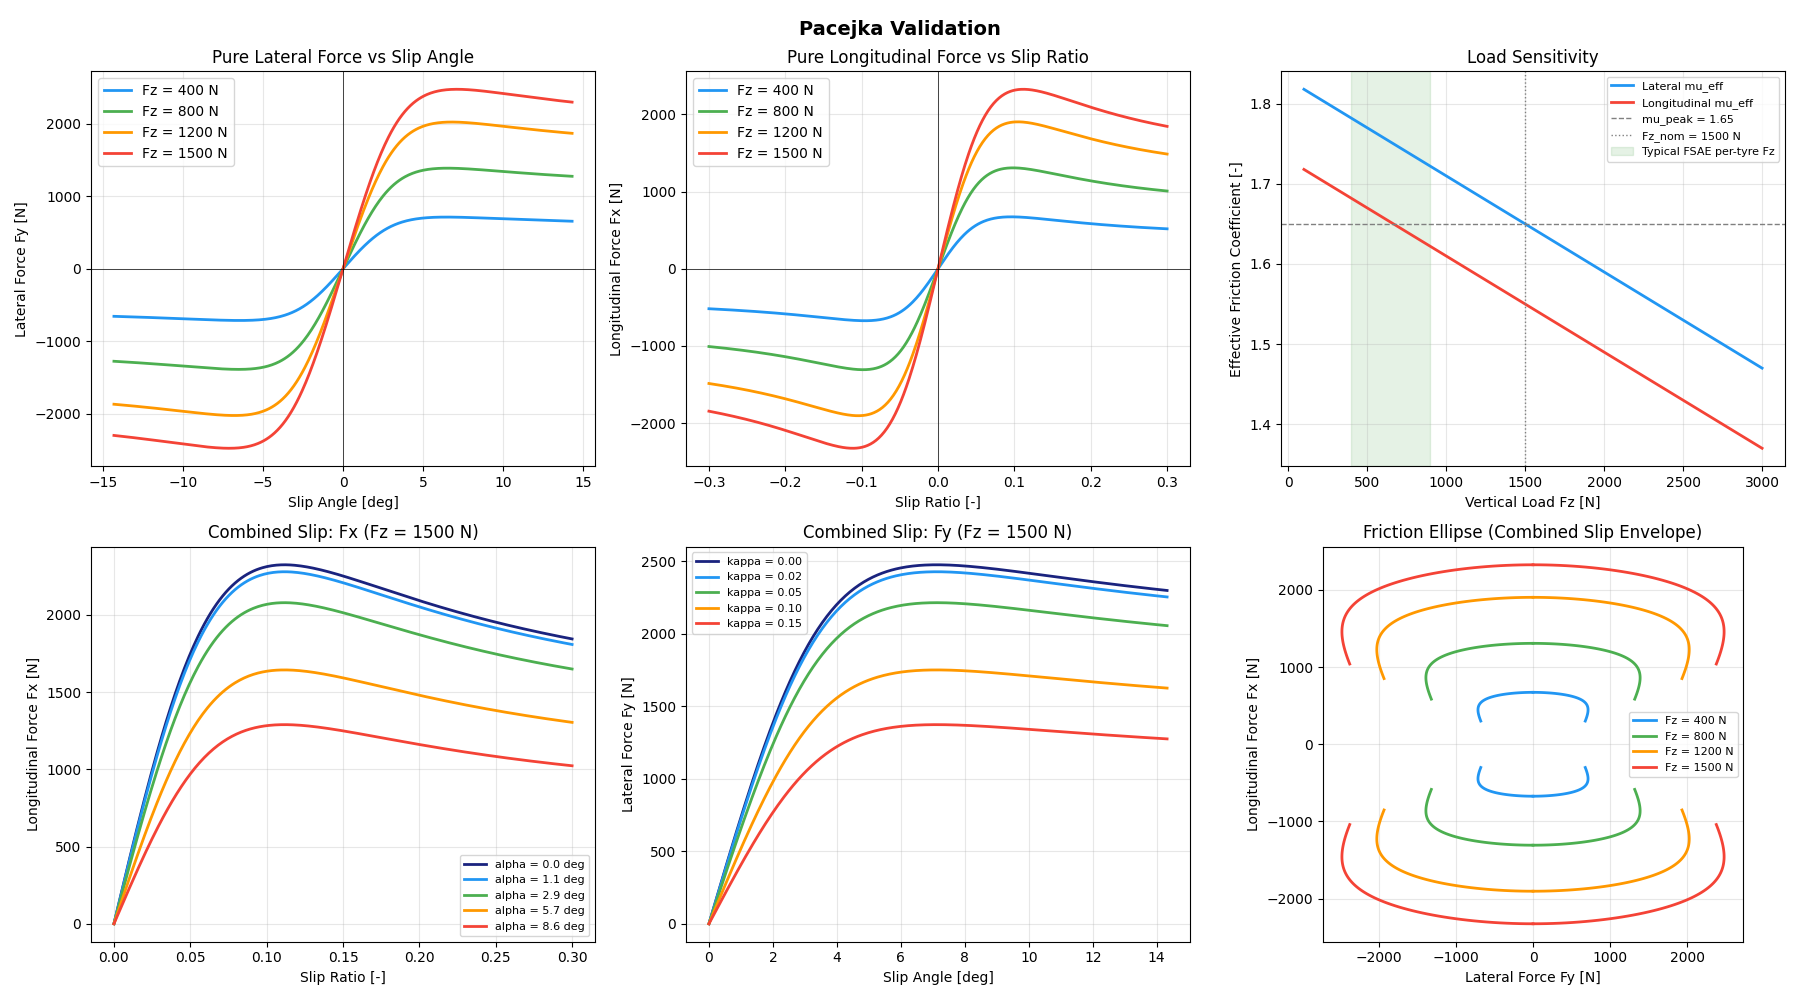

Reproduce this figure in Python.
"""
Pacejka Magic Formula verification plots.

Generates 6 plots to visually verify the tyre model:
1. Pure lateral force (Fy) vs slip angle at multiple loads
2. Pure longitudinal force (Fx) vs slip ratio at multiple loads
3. Load sensitivity — effective mu vs vertical load
4. Combined slip — Fx reduction with increasing slip angle
5. Combined slip — Fy reduction with increasing slip ratio
6. Friction ellipse — combined slip force envelope

Usage:
    python scripts/pacejka_verification.py
"""

import numpy as np
import matplotlib.pyplot as plt
import yaml
import os
import sys

# Add project root to path
sys.path.insert(0, os.path.dirname(os.path.dirname(os.path.abspath(__file__))))

from models.vehicle import PacejkaCoefficients, PacejkaParams
from physics.tyre import pacejka_Fy0, pacejka_Fx0, pacejka_combined_Fx, pacejka_combined_Fy


def load_tyre_preset(preset_id: str = "hoosier_r25b_18x6") -> tuple:
    """Load a tyre preset from the database.

    Returns:
        (PacejkaParams, preset_dict)
    """
    tyres_path = os.path.join(
        os.path.dirname(os.path.dirname(os.path.abspath(__file__))),
        "config", "tyres.yaml",
    )
    with open(tyres_path, "r") as f:
        db = yaml.safe_load(f)

    t = db["tyres"][preset_id]
    lat = PacejkaCoefficients(**t["lateral"])
    lon = PacejkaCoefficients(**t["longitudinal"])
    pac = PacejkaParams(
        lateral=lat, longitudinal=lon,
        **t["combined"],
        mu_peak=t["mu_peak"],
        Fz_nominal=t["Fz_nominal"],
        C_alpha_f=t["C_alpha_f"],
        C_alpha_r=t["C_alpha_r"],
    )
    return pac, t


def plot_verification(preset_id: str = "hoosier_r25b_18x6",
                      save_path: str = None):
    """Generate the 6-panel Pacejka verification figure."""
    pac, t = load_tyre_preset(preset_id)
    lat = pac.lateral
    lon = pac.longitudinal

    loads = [400, 800, 1200, 1500]
    colours = ["#2196F3", "#4CAF50", "#FF9800", "#F44336"]

    fig, axes = plt.subplots(2, 3, figsize=(18, 10))
    fig.suptitle(
        "Pacejka Validation", fontsize=14, fontweight="bold"
    )

    # ---- Plot 1: Fy vs alpha ----
    ax = axes[0, 0]
    alpha = np.linspace(-0.25, 0.25, 500)
    for Fz, c in zip(loads, colours):
        Fy = [pacejka_Fy0(a, Fz, lat) for a in alpha]
        ax.plot(np.degrees(alpha), Fy, color=c, linewidth=2, label=f"Fz = {Fz} N")
    ax.set_xlabel("Slip Angle [deg]")
    ax.set_ylabel("Lateral Force Fy [N]")
    ax.set_title("Pure Lateral Force vs Slip Angle")
    ax.legend()
    ax.grid(True, alpha=0.3)
    ax.axhline(y=0, color="k", linewidth=0.5)
    ax.axvline(x=0, color="k", linewidth=0.5)

    # ---- Plot 2: Fx vs kappa ----
    ax = axes[0, 1]
    kappa = np.linspace(-0.3, 0.3, 500)
    for Fz, c in zip(loads, colours):
        Fx = [pacejka_Fx0(k, Fz, lon) for k in kappa]
        ax.plot(kappa, Fx, color=c, linewidth=2, label=f"Fz = {Fz} N")
    ax.set_xlabel("Slip Ratio [-]")
    ax.set_ylabel("Longitudinal Force Fx [N]")
    ax.set_title("Pure Longitudinal Force vs Slip Ratio")
    ax.legend()
    ax.grid(True, alpha=0.3)
    ax.axhline(y=0, color="k", linewidth=0.5)
    ax.axvline(x=0, color="k", linewidth=0.5)

    # ---- Plot 3: Effective mu vs Fz (load sensitivity) ----
    ax = axes[0, 2]
    Fz_range = np.linspace(100, 3000, 200)
    mu_lat = [(lat.a1 * Fz + lat.a2) for Fz in Fz_range]
    mu_lon = [(lon.a1 * Fz + lon.a2) for Fz in Fz_range]
    ax.plot(Fz_range, mu_lat, color="#2196F3", linewidth=2, label="Lateral mu_eff")
    ax.plot(Fz_range, mu_lon, color="#F44336", linewidth=2, label="Longitudinal mu_eff")
    ax.axhline(
        y=t["mu_peak"], color="grey", linestyle="--", linewidth=1,
        label=f"mu_peak = {t['mu_peak']}",
    )
    ax.axvline(
        x=t["Fz_nominal"], color="grey", linestyle=":", linewidth=1,
        label=f"Fz_nom = {t['Fz_nominal']} N",
    )
    ax.axvspan(400, 900, alpha=0.1, color="green", label="Typical FSAE per-tyre Fz")
    ax.set_xlabel("Vertical Load Fz [N]")
    ax.set_ylabel("Effective Friction Coefficient [-]")
    ax.set_title("Load Sensitivity")
    ax.legend(fontsize=8)
    ax.grid(True, alpha=0.3)

    # ---- Plot 4: Combined slip — Fx vs kappa at different alpha ----
    ax = axes[1, 0]
    kappa_pos = np.linspace(0, 0.3, 300)
    Fz_test = 1500
    alphas = [0, 0.02, 0.05, 0.1, 0.15]
    alpha_colours = ["#1a237e", "#2196F3", "#4CAF50", "#FF9800", "#F44336"]
    for a, c in zip(alphas, alpha_colours):
        Fx = [pacejka_combined_Fx(k, a, Fz_test, pac) for k in kappa_pos]
        ax.plot(
            kappa_pos, Fx, color=c, linewidth=2,
            label=f"alpha = {np.degrees(a):.1f} deg",
        )
    ax.set_xlabel("Slip Ratio [-]")
    ax.set_ylabel("Longitudinal Force Fx [N]")
    ax.set_title(f"Combined Slip: Fx (Fz = {Fz_test} N)")
    ax.legend(fontsize=8)
    ax.grid(True, alpha=0.3)

    # ---- Plot 5: Combined slip — Fy vs alpha at different kappa ----
    ax = axes[1, 1]
    alpha_pos = np.linspace(0, 0.25, 300)
    kappas = [0, 0.02, 0.05, 0.1, 0.15]
    kappa_colours = ["#1a237e", "#2196F3", "#4CAF50", "#FF9800", "#F44336"]
    for k, c in zip(kappas, kappa_colours):
        Fy = [pacejka_combined_Fy(k, a, Fz_test, pac) for a in alpha_pos]
        ax.plot(
            np.degrees(alpha_pos), Fy, color=c, linewidth=2,
            label=f"kappa = {k:.2f}",
        )
    ax.set_xlabel("Slip Angle [deg]")
    ax.set_ylabel("Lateral Force Fy [N]")
    ax.set_title(f"Combined Slip: Fy (Fz = {Fz_test} N)")
    ax.legend(fontsize=8)
    ax.grid(True, alpha=0.3)

    # ---- Plot 6: Friction ellipse ----
    ax = axes[1, 2]
    for Fz, c in zip(loads, colours):
        Fx_pts = []
        Fy_pts = []
        for a in np.linspace(0, 0.2, 100):
            Fy_val = abs(pacejka_Fy0(a, Fz, lat))
            best_Fx = 0
            for k in np.linspace(0, 0.3, 50):
                Fx_val = pacejka_combined_Fx(k, a, Fz, pac)
                if Fx_val > best_Fx:
                    best_Fx = Fx_val
            Fx_pts.append(best_Fx)
            Fy_pts.append(Fy_val)

        Fx_arr = np.array(Fx_pts)
        Fy_arr = np.array(Fy_pts)
        ax.plot(Fy_arr, Fx_arr, color=c, linewidth=2, label=f"Fz = {Fz} N")
        ax.plot(-Fy_arr, Fx_arr, color=c, linewidth=2)
        ax.plot(Fy_arr, -Fx_arr, color=c, linewidth=2)
        ax.plot(-Fy_arr, -Fx_arr, color=c, linewidth=2)

    ax.set_xlabel("Lateral Force Fy [N]")
    ax.set_ylabel("Longitudinal Force Fx [N]")
    ax.set_title("Friction Ellipse (Combined Slip Envelope)")
    ax.legend(fontsize=8)
    ax.grid(True, alpha=0.3)
    ax.set_aspect("equal")

    plt.tight_layout()

    if save_path:
        plt.savefig(save_path, dpi=150, bbox_inches="tight")
        print(f"Saved to {save_path}")
    else:
        plt.show()

    plt.close()


if __name__ == "__main__":
    import argparse

    parser = argparse.ArgumentParser(description="Pacejka verification plots")
    parser.add_argument(
        "--tyre", default="hoosier_r25b_18x6",
        help="Tyre preset ID from config/tyres.yaml",
    )
    parser.add_argument(
        "--save", default=None,
        help="Save path for the figure (e.g. plots/pacejka.png). Shows interactively if omitted.",
    )
    args = parser.parse_args()

    plot_verification(preset_id=args.tyre, save_path=args.save)
